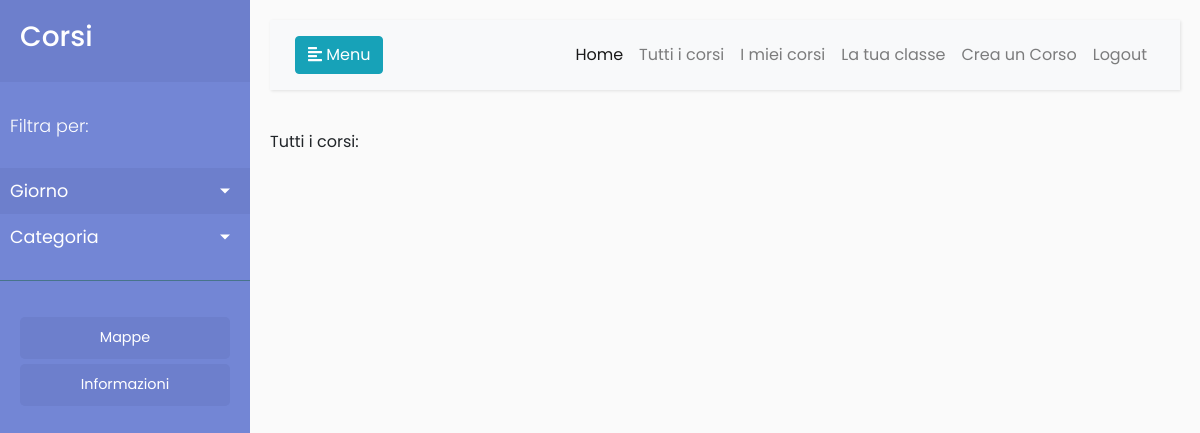
Before: /corsi/ (signed in) with the older database file.
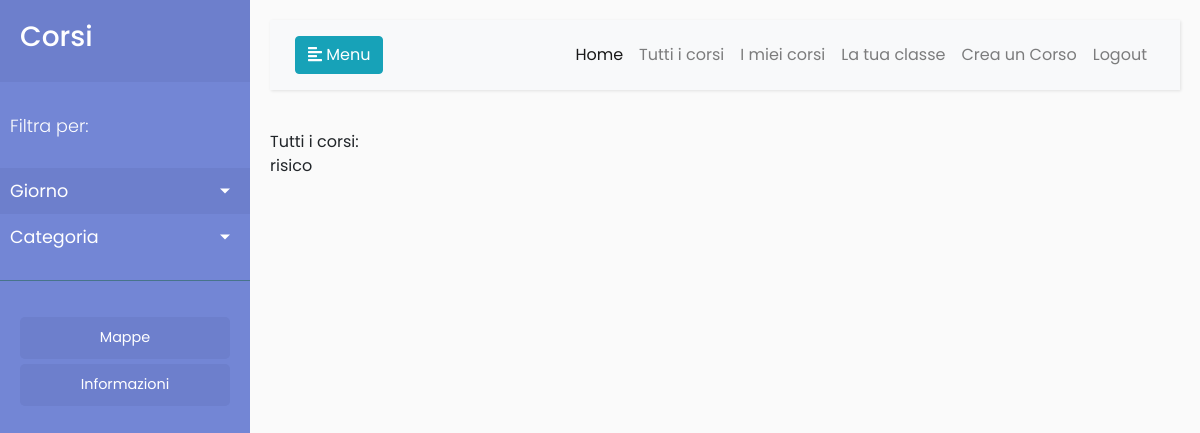
After: the same page with the newer database file.
### app/models.py (models this page shows, shortened)
class Corso(models.Model):
    nome = models.CharField(max_length=100)
    descrizione = models.TextField(max_length=1500)
    is_progressive = models.BooleanField(default=True)
    fasce = models.ManyToManyField('Fascia')
    aula = models.ForeignKey('Aula', on_delete=models.CASCADE, related_name='aula')
    creatore = models.ForeignKey('Utente', on_delete=models.CASCADE, related_name='creatore')
    ospitanti = models.ManyToManyField('Utente')
    iscritti = models.ManyToManyField('Utente', related_name='iscritti')
    convalidato = models.BooleanField(default=False)

### app/views.py (the view)
# urls.py: url(r'^corsi/$', views.corsi),
@login_required(login_url='/login/')
def corsi(request):
	corsi = Corso.objects.all()
	return render(request, 'corsi/corsi.html', {'corsi': corsi})

### app/templates/corsi/corsi.html (shortened to what this page needs)
{% extends 'base.html' %}
{% block content %}
Tutti i corsi: <br>
{% for corso in corsi %}
{{ corso.nome }}
<br>
{% endfor %}
{% endblock %}

Changed rows visible on the page:
added Corso: nome "risico"
